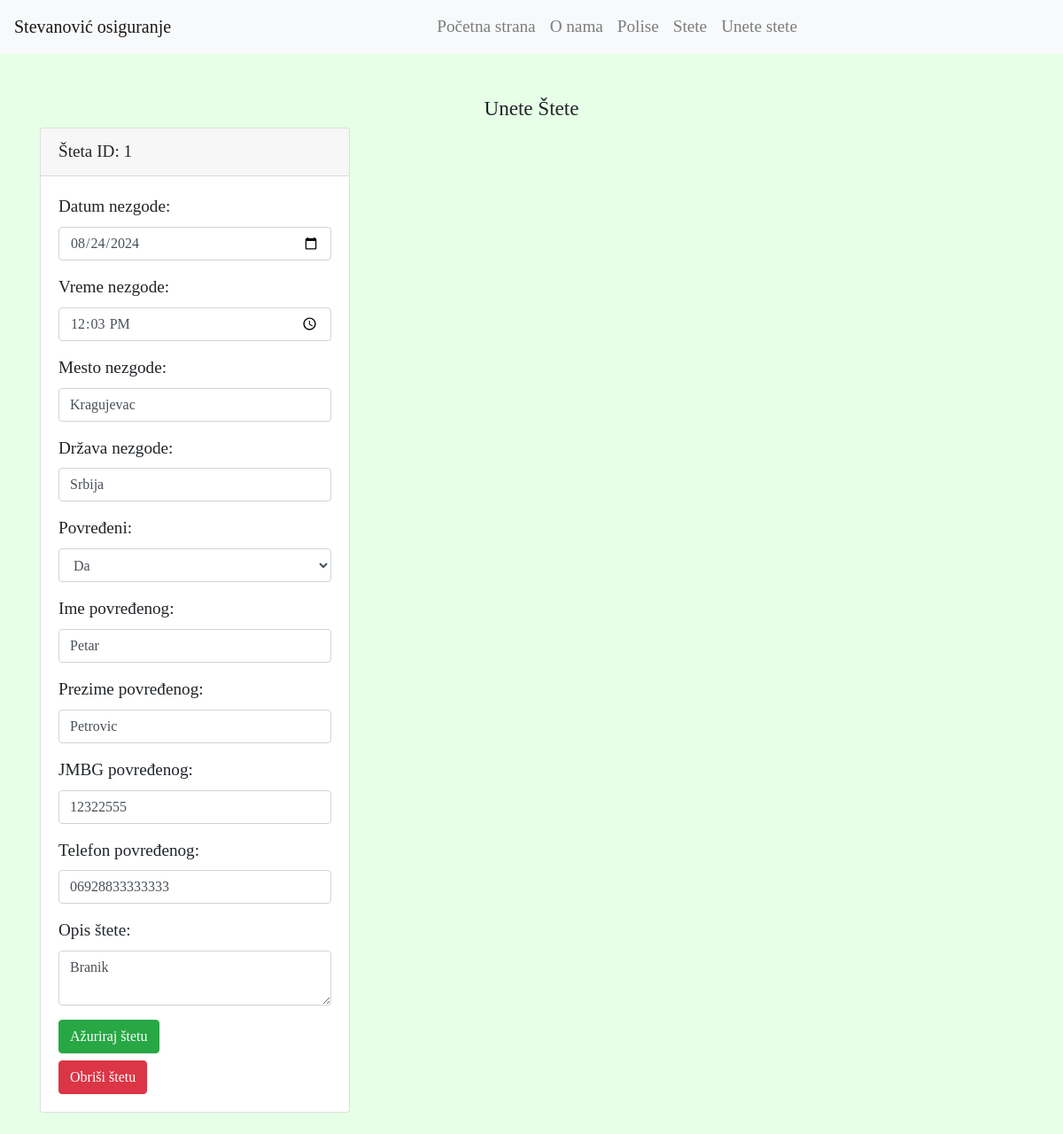
Page /unetestete.php on the earlier database version.
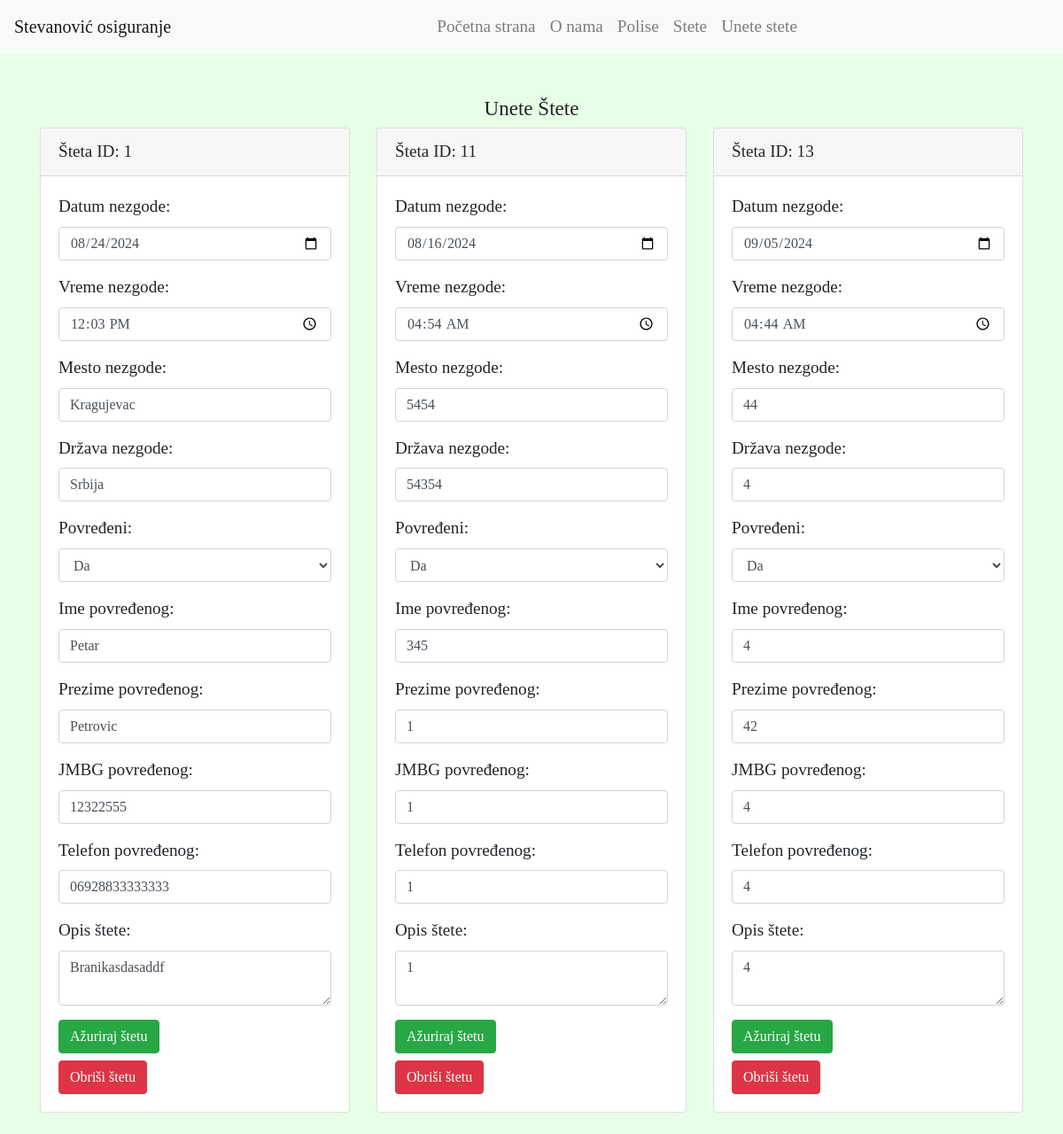
Same page on the later database version.
### tables this page shows
CREATE TABLE `stete` (
  `id` int(11) NOT NULL,
  `datum_stete` date NOT NULL,
  `vreme_stete` time NOT NULL,
  `mesto` varchar(255) NOT NULL,
  `drzava` varchar(255) NOT NULL,
  `povredjeni` enum('Da','Ne') NOT NULL,
  `ime` varchar(255) DEFAULT NULL,
  `prezime` varchar(255) DEFAULT NULL,
  `jmbg` varchar(13) DEFAULT NULL,
  `telefon` varchar(15) DEFAULT NULL,
  `opis` text DEFAULT NULL
);

### unetestete.php (the view, shortened to what this page needs)
<?php
$host = 'localhost';
$user = 'root';
$password = '';
$database = 'osiguravajuca_kompanija';
$mysqli = new mysqli($host, $user, $password, $database);
$sql = "SELECT * FROM stete";
$result = $mysqli->query($sql);
?>
<!DOCTYPE html>
<html lang="en">
<head>
    <link rel="stylesheet" href="https://maxcdn.bootstrapcdn.com/bootstrap/4.5.2/css/bootstrap.min.css">
</head>
<body>
    <nav class="navbar navbar-expand-lg navbar-light bg-light">
        <a class="navbar-brand" href="#">
            Stevanović osiguranje
        </a>
        <div class="collapse navbar-collapse" id="navbarNav">
            <ul class="navbar-nav mx-auto">
                <li class="nav-item">
                    <a class="nav-link" href="pocetna.php">Početna strana</a>
                </li>
                <li class="nav-item">
                    <a class="nav-link" href="onama.php">O nama</a>
                </li>
                <li class="nav-item">
                    <a class="nav-link" href="polise.php">Polise</a>
                </li>
                <li class="nav-item">
                    <a class="nav-link" href="stete.php">Stete</a>
                </li>
                <li class="nav-item">
                    <a class="nav-link" href="unetestete.php">Unete stete</a>
                </li>
            </ul>
        </div>
    </nav>
    <div class="container mt-5">
        <h1 class="text-center">Unete Štete</h1>
        <div class="row">
            <?php while ($steta = $result->fetch_assoc()): ?>
                <div class="col-md-4 mb-4">
                    <div class="card">
                        <div class="card-header">
                            Šteta ID: <?php echo htmlspecialchars($steta['id']); ?>
                        </div>
                        <div class="card-body">
                            <form action="azuriraj_stetu.php" method="POST">
                                <div class="form-group">
                                    <label for="datum_stete">Datum nezgode:</label>
                                    <input type="date" class="form-control" name="datum_stete" value="<?php echo htmlspecialchars($steta['datum_stete']); ?>" required>
                                </div>
                                <div class="form-group">
                                    <label for="vreme_stete">Vreme nezgode:</label>
                                    <input type="time" class="form-control" name="vreme_stete" value="<?php echo htmlspecialchars($steta['vreme_stete']); ?>" required>
                                </div>
                                <div class="form-group">
                                    <label for="mesto">Mesto nezgode:</label>
                                    <input type="text" class="form-control" name="mesto" value="<?php echo htmlspecialchars($steta['mesto']); ?>" required>
                                </div>
                                <div class="form-group">
                                    <label for="drzava">Država nezgode:</label>
                                    <input type="text" class="form-control" name="drzava" value="<?php echo htmlspecialchars($steta['drzava']); ?>" required>
                                </div>
                                <div class="form-group">
                                    <label for="povredjeni">Povređeni:</label>
                                    <select class="form-control" name="povredjeni" required>
                                        <option value="Da" <?php if($steta['povredjeni'] == 'Da') echo 'selected'; ?>>Da</option>
                                    </select>
                                </div>
                                <div class="form-group">
                                    <label for="ime">Ime povređenog:</label>
                                    <input type="text" class="form-control" name="ime" value="<?php echo htmlspecialchars($steta['ime']); ?>">
                                </div>
                                <div class="form-group">
                                    <label for="prezime">Prezime povređenog:</label>
                                    <input type="text" class="form-control" name="prezime" value="<?php echo htmlspecialchars($steta['prezime']); ?>">
                                </div>
                                <div class="form-group">
                                    <label for="jmbg">JMBG povređenog:</label>
                                    <input type="text" class="form-control" name="jmbg" value="<?php echo htmlspecialchars($steta['jmbg']); ?>">
                                </div>
                                <div class="form-group">
                                    <label for="telefon">Telefon povređenog:</label>
                                    <input type="text" class="form-control" name="telefon" value="<?php echo htmlspecialchars($steta['telefon']); ?>">
                                </div>
                                <div class="form-group">
                                    <label for="opis">Opis štete:</label>
                                    <textarea class="form-control" name="opis"><?php echo htmlspecialchars($steta['opis']); ?></textarea>
                                </div>
                                <button type="submit" class="btn btn-success">Ažuriraj štetu</button>
                            </form>
                            <form action="obrisi_stetu.php" method="POST" class="mt-2">
                                <button type="submit" class="btn btn-danger">Obriši štetu</button>
                            </form>
                        </div>
                    </div>
                </div>
            <?php endwhile; ?>
        </div>
    </div>
</body>
</html>

### unetestete.php (style rules this page uses)
body, h1 { font-family: 'Times New Roman', Times, serif; font-size: 1.2em; }
body { background-color: #e6ffe6; }

Differences in the rows shown:
changed stete "Kragujevac": opis "Branik" → "Branikasdasaddf"
added stete: id "11", datum_stete "08/16/2024", vreme_stete "04:54:00", mesto "5454", drzava "54354", povredjeni "Da", ime "345", prezime "1", jmbg "1", telefon "1", opis "1"
added stete: id "13", datum_stete "09/05/2024", vreme_stete "04:44:00", mesto "44", drzava "4", povredjeni "Da", ime "4", prezime "42", jmbg "4", telefon "4", opis "4"
